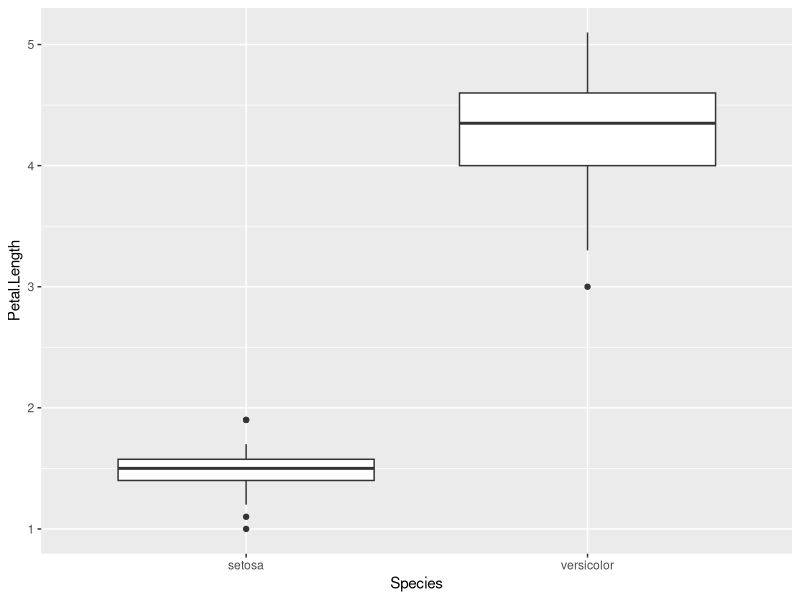
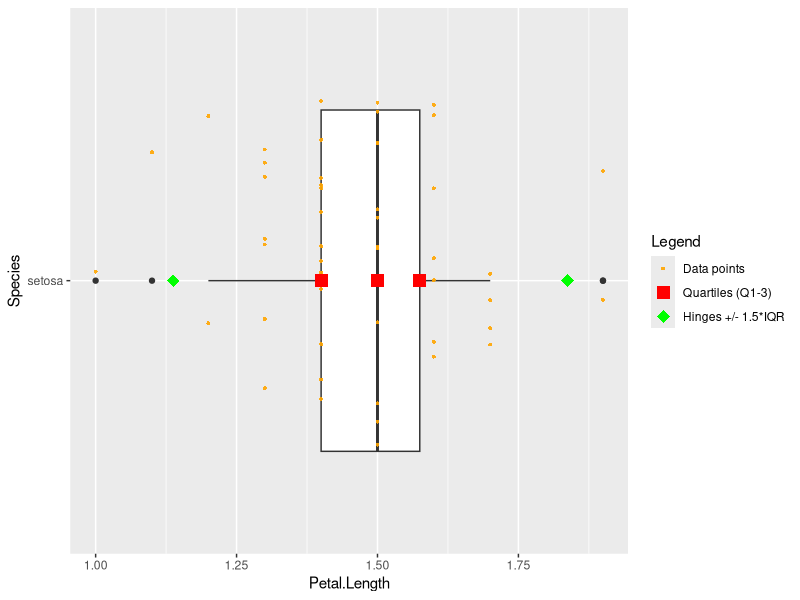

Recreate these plots in R, in order.
## ---- chunk 1
#| label: iris_2_species_box_plot

library(datasets) # for loading iris
library(ggplot2) # for plotting
suppressMessages(library(tidyverse))
data(iris)

# brief transformation so we see only two groups of Species (instead of three) 
iris %>% dplyr::filter(Species %in% c("setosa", "versicolor")) %>%
  ggplot() +
  geom_boxplot(mapping = aes(x = Species, y = Petal.Length)) 
  
## ---- chunk 2
#| label: iris_example_box_plot

setosas <- iris %>% dplyr::filter(Species %in% c("setosa")) %>%
                    dplyr::mutate(point_type = "data_point")

five_quantiles <- quantile(setosas$Petal.Length)

quartiles <- five_quantiles[c("25%", "50%", "75%")]

IQR <- quartiles[["75%"]] - quartiles[["25%"]] 

# the numbers that are compared to data points to determine whisker ends
fences <- c(quartiles[["25%"]] - 1.5*IQR, quartiles[["75%"]] + 1.5*IQR)

summaries_to_overlay <- data.frame(
  Species = "setosa",
  Petal.Length = c(quartiles, fences),
  point_type = c(rep("quartile", length(quartiles)),
                 rep("whisker_ends", length(fences))
                 )
)

point_type_colours <- c("data_point"   = "orange", 
                        "quartile"     = "red", 
                        "whisker_ends" = "green")

point_type_labels <- c("data_point"   = "Data points", 
                       "quartile"     = "Quartiles (Q1-3)", 
                       "whisker_ends" = "Hinges +/- 1.5*IQR")

point_type_shapes <- c("data_point"     = 16, #"dot", 
                        "quartile"     = 15, # "square", 
                        "whisker_ends" = 18 #"diamond"
                       )

ggplot(data = setosas, 
       mapping = aes(x = Petal.Length, 
                     y = Species)) +
  geom_boxplot() +
  # each individual data point will be seen by only jittering vertically, 
  # not horizontally thanks to width = 0
  geom_jitter(mapping = aes(color = point_type,
                            shape = point_type), 
              size=1, alpha=0.9, width = 0) +
  # quartiles are red squares
  # the +/- 1.5*IQR are green diamonds, making it easier to see why some are
  # outliers, and which datapoints have been "chosen" for whisker endings
  geom_point(data = summaries_to_overlay, 
             mapping = aes(x = Petal.Length, 
                           y = Species, 
                           color = point_type,
                           shape = point_type), 
             size = 4) + 
  labs(color = "Legend",
       shape = "Legend") +
  scale_color_manual(values = point_type_colours,
                     labels = point_type_labels) +
  scale_shape_manual(values = point_type_shapes,
                     labels = point_type_labels)

  
